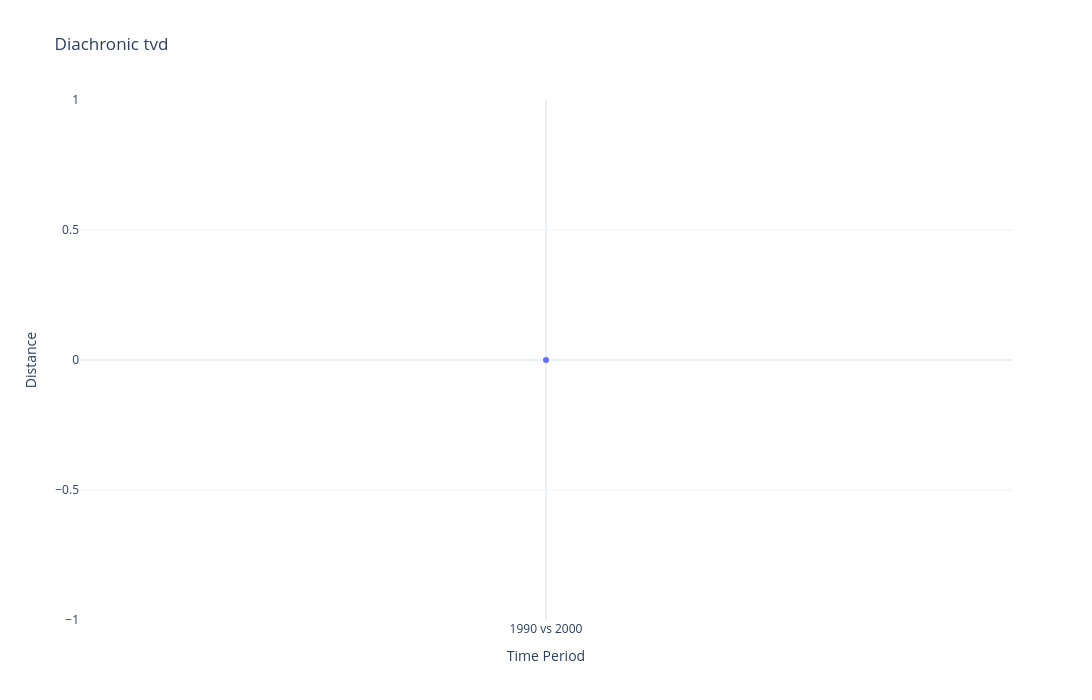

Here is the notebook cell this chart was saved with:
### Markdown cell above
# Plot distance time-series

### Code cell
# Plot all FrameEs on one big plot
# FrameEs_to_plot = ['chi_case', 'chi_amod', 'pa_obl', 'chi_nmod', 'pa_nmod', 'pa_obj', 'chi_compound', 'pa_compound', 'pa_nsubj', 'chi_nsubj' ]  # Specify the FrameEs you want to plot
# plot_all_dists_by_period(weighted_consecutive_dist_dict, layout='combined', slots=FrameEs_to_plot)

# If not specified, plot everything
plot_all_dists_by_period(perm_result_df, layout="combined", col_to_plot="observed_statistic")

### Figure 1 — Plotly figure (JSON) as saved in the notebook; plotly's stock layout.template omitted (floating-point values rounded to 4 significant figures)
{"data": [{"customdata": ["1990 vs 2000"], "hovertemplate": "<b>type</b><br>Period: %{customdata}<br>Distance: %{y:.4f}<extra></extra>", "mode": "lines+markers", "name": "type", "type": "scatter", "x": [0], "y": [0.0]}], "layout": {"height": 700, "hovermode": "closest", "legend": {"title": {"text": "Slot"}}, "title": {"text": "Diachronic tvd"}, "width": 1100, "xaxis": {"tickmode": "array", "ticktext": ["1990 vs 2000"], "tickvals": [0], "title": {"text": "Time Period"}}, "yaxis": {"title": {"text": "Distance"}}}}
